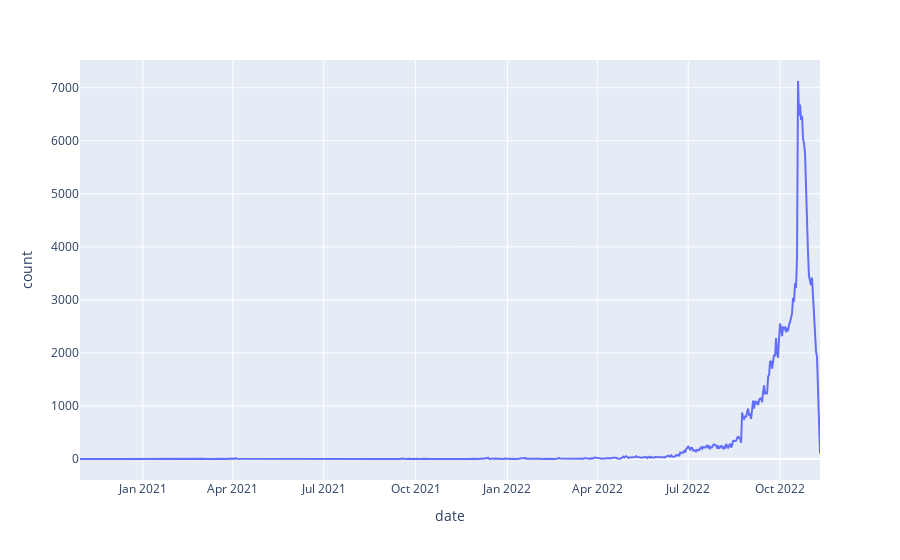

Notebook cell for this chart:
### Code cell
fig = px.line(matches_date_plot, x=matches_date_plot['date'], y=matches_date_plot['count'],)
fig.show()

### Figure 1 — Plotly figure (JSON) as saved in the notebook; plotly's stock layout.template omitted (floating-point values rounded to 4 significant figures; data arrays with more than 128 entries replaced by an {"elided": "..."} marker saying what was removed)
{"data": [{"hovertemplate": "date=%{x}<br>count=%{y}<extra></extra>", "legendgroup": "", "line": {"color": "#636efa", "dash": "solid"}, "marker": {"symbol": "circle"}, "mode": "lines", "name": "", "orientation": "v", "showlegend": false, "type": "scatter", "x": {"elided": "529 str values"}, "xaxis": "x", "y": {"elided": "529 int values"}, "yaxis": "y"}], "layout": {"legend": {"tracegroupgap": 0}, "margin": {"t": 60}, "xaxis": {"anchor": "y", "domain": [0, 1], "title": {"text": "date"}}, "yaxis": {"anchor": "x", "domain": [0, 1], "title": {"text": "count"}}}}
